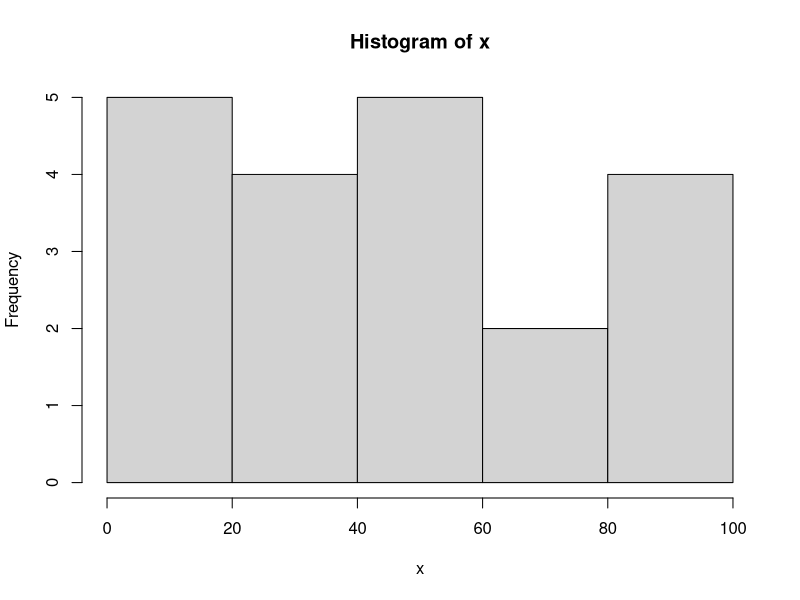
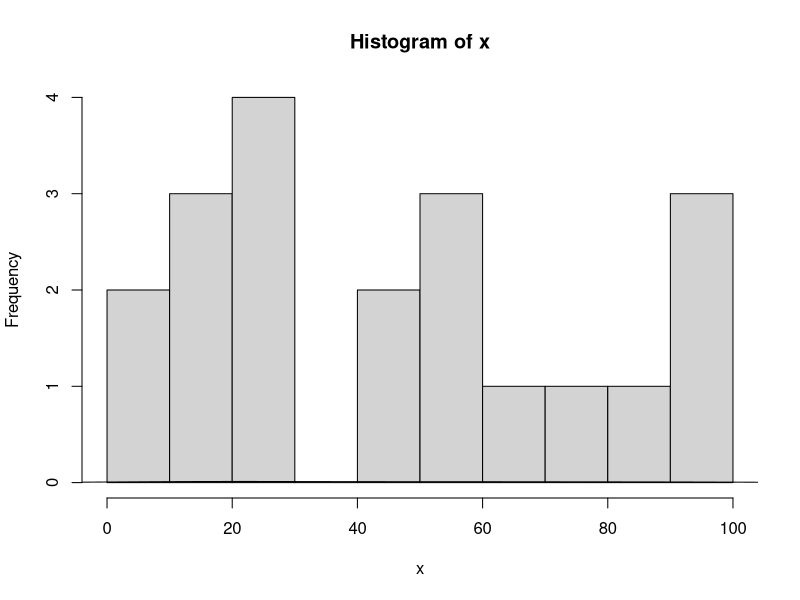
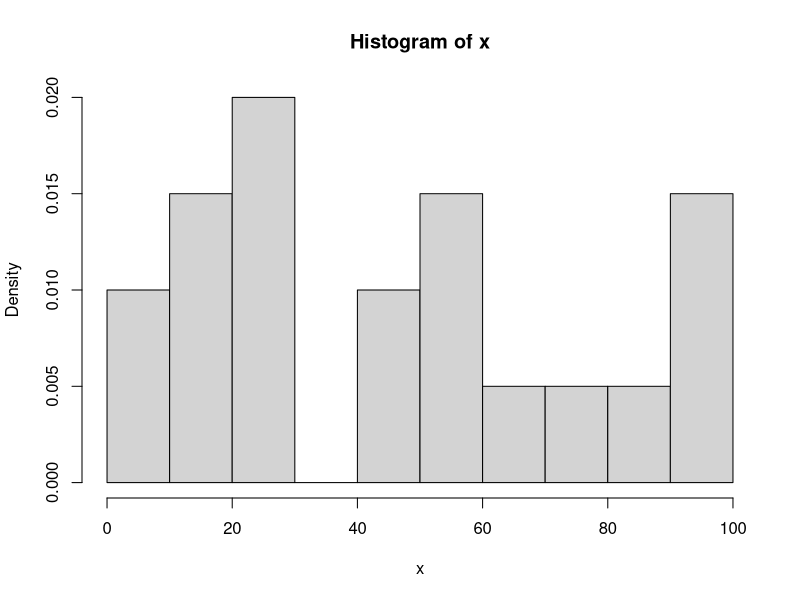
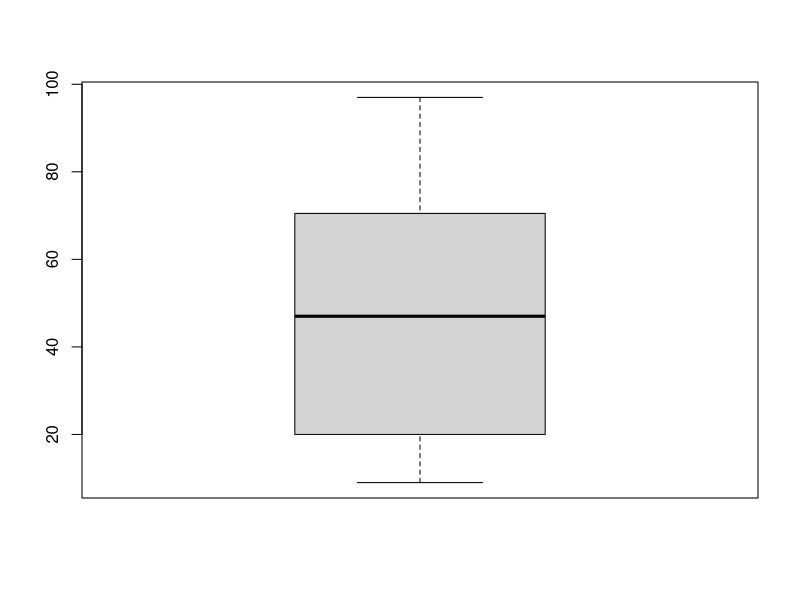
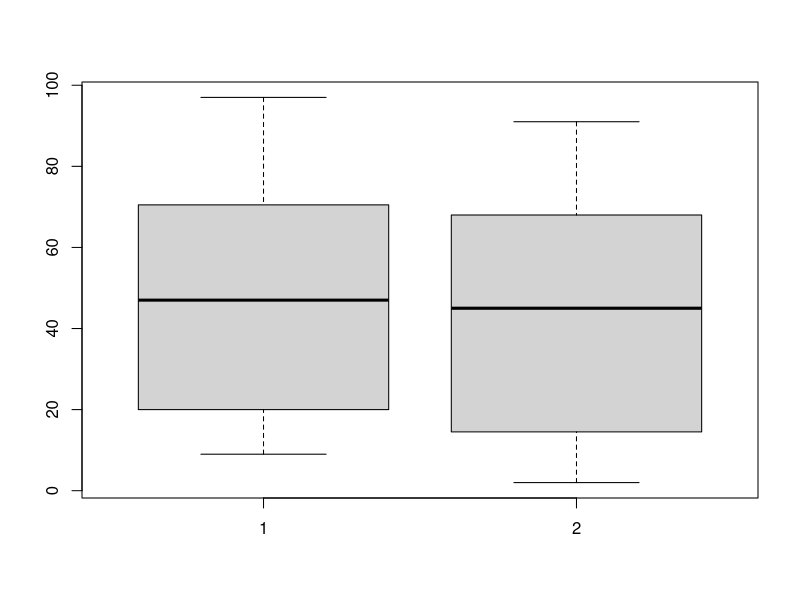

Write the R code that produced these figures, in order. (Note: this script raises an error after producing the figures.)
#MY FIRST R SCRIPT - BY FADY YOUSSEF AND 

#Using R as a calculator 

4+7+3 # 14
5*8*3 # 120
(6^5) # 7776
sqrt(390) # 19.74842
 
#after continuing to run, the thing object becomes defined with the given value
# then it is called when typed "thing" giving us back the value
# then thing +2 updates the value to 122 
thing <-5*8*3 # 120
thing
thing + 2


My.name <- "Fady" #declare value to object 
My.name

All.names <- c("Bob", "Ryan", "Sarah", "Maria")
All.names

Miles.per.day <- c(3,0,4.5,0,3,3,0)
Miles.per.day

x= seq(1,15)
y=c(-2,1,0,0,1)
2*x+y # 0  5  6  8 11 10 15 16 18 21 20 25 26 28 31
2*(x+y) # -2  6  6  8 12  8 16 16 18 22 18 26 26 28 32

ages <- c(40,19,12,35,18,25,31,55,70,70,21,20)
sort(ages) #
mean(ages) #
median(ages) #
quantile(ages) #

fivenum(ages) #this puts the value of the min, max, and functions above into a function

x= sample(1:100, size=20)
y=sample(1:100, size=20)
x
y

stem(x)
  stem(x,scale=2)
  hist(x)
  hist(x,breaks=10)
  hist(x,breaks=10, freq=F, lines(density(x)))
  boxplot(x)
  boxplot(x,y)
  
#Using mtcars data set 
  mtcars
  
  nrow(mtcars)
  ncol(mtcars)
  mtcars$mpg
  mean(mtcars$mpg) #mpg columns from dataset 
  median(mtcars$mpg)
  min(mtcars$mpg)
  
  min(mpg) #no dataset or associated object 
  mean(mpg)